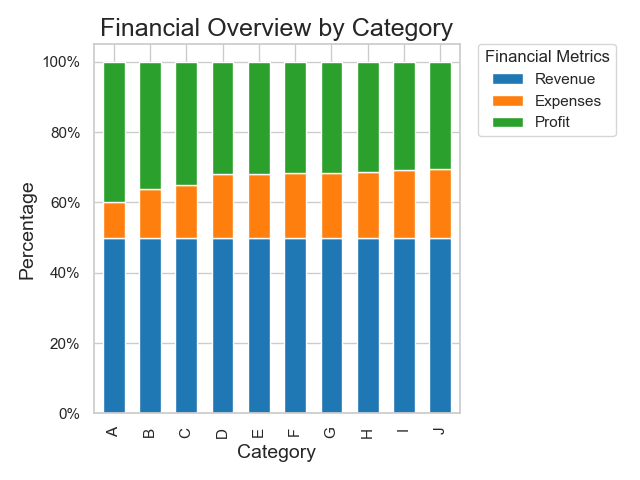

Write Python code to recreate this figure.

import seaborn as sns
import pandas as pd
import matplotlib.pyplot as plt
from matplotlib.ticker import FuncFormatter

# Prepare the data in a DataFrame
data = {
    'Category': ['A', 'B', 'C', 'D', 'E', 'F', 'G', 'H', 'I', 'J'],
    'Revenue': [1500, 1800, 2000, 2200, 2500, 2700, 3000, 3200, 3400, 3600],
    'Expenses': [300, 500, 600, 800, 900, 1000, 1100, 1200, 1300, 1400],
    'Profit': [1200, 1300, 1400, 1400, 1600, 1700, 1900, 2000, 2100, 2200],
}
df = pd.DataFrame(data)
df.set_index('Category', inplace=True)

# Calculate the percentage
df_percentage = df.div(df.sum(axis=1), axis=0)

# Start the stacked bar plot
sns.set(style="whitegrid")

# Define the figure size
plt.figure(figsize=(12, 8))

# Create the vertical bar chart
df_percentage.plot(kind='bar', stacked=True, color=["#1f77b4", "#ff7f0e", "#2ca02c"], width=0.6)

# Modify the y-axis labels to display as percentages
formatter = FuncFormatter(lambda y, pos: "%d%%" % (y * 100))
plt.gca().yaxis.set_major_formatter(formatter)

# Customizing the plot (title, labels, legend)
plt.title('Financial Overview by Category', fontsize=18)
plt.xlabel('Category', fontsize=14)
plt.ylabel('Percentage', fontsize=14)

# Adjust legend
plt.legend(title='Financial Metrics', bbox_to_anchor=(1.05, 1), loc='upper left', borderaxespad=0.)

plt.tight_layout()
plt.show()
